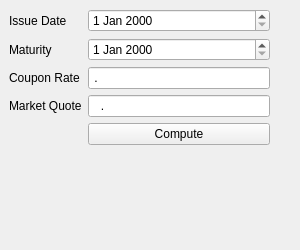
<?xml version="1.0" encoding="UTF-8"?>
<ui version="4.0">
 <class>BondForm</class>
 <widget class="QWidget" name="BondForm">
  <property name="geometry">
   <rect>
    <x>0</x>
    <y>0</y>
    <width>300</width>
    <height>250</height>
   </rect>
  </property>
  <property name="sizePolicy">
   <sizepolicy hsizetype="Minimum" vsizetype="Minimum">
    <horstretch>0</horstretch>
    <verstretch>0</verstretch>
   </sizepolicy>
  </property>
  <property name="minimumSize">
   <size>
    <width>300</width>
    <height>250</height>
   </size>
  </property>
  <property name="windowTitle">
   <string>BondForm</string>
  </property>
  <widget class="QWidget" name="formLayoutWidget">
   <property name="geometry">
    <rect>
     <x>-1</x>
     <y>-1</y>
     <width>281</width>
     <height>178</height>
    </rect>
   </property>
   <layout class="QFormLayout" name="formLayout">
    <property name="sizeConstraint">
     <enum>QLayout::SetMinimumSize</enum>
    </property>
    <property name="margin">
     <number>10</number>
    </property>
    <item row="2" column="0">
     <widget class="QLabel" name="couponRateLabel">
      <property name="text">
       <string>Coupon Rate</string>
      </property>
     </widget>
    </item>
    <item row="2" column="1">
     <widget class="QLineEdit" name="couponRateInput">
      <property name="inputMask">
       <string>0.00000; </string>
      </property>
     </widget>
    </item>
    <item row="3" column="0">
     <widget class="QLabel" name="marketQuoteLabel">
      <property name="text">
       <string>Market Quote</string>
      </property>
     </widget>
    </item>
    <item row="3" column="1">
     <widget class="QLineEdit" name="marketQuoteInput">
      <property name="inputMask">
       <string>000.0000; </string>
      </property>
     </widget>
    </item>
    <item row="1" column="0">
     <widget class="QLabel" name="maturityLabel">
      <property name="text">
       <string>Maturity</string>
      </property>
     </widget>
    </item>
    <item row="1" column="1">
     <widget class="QDateEdit" name="maturityEdit"/>
    </item>
    <item row="0" column="0">
     <widget class="QLabel" name="issueDateLabel">
      <property name="text">
       <string>Issue Date</string>
      </property>
     </widget>
    </item>
    <item row="0" column="1">
     <widget class="QDateEdit" name="issueDateEdit"/>
    </item>
    <item row="4" column="1">
     <widget class="QPushButton" name="addButton">
      <property name="text">
       <string>Compute</string>
      </property>
     </widget>
    </item>
   </layout>
  </widget>
 </widget>
 <resources/>
 <connections/>
</ui>
